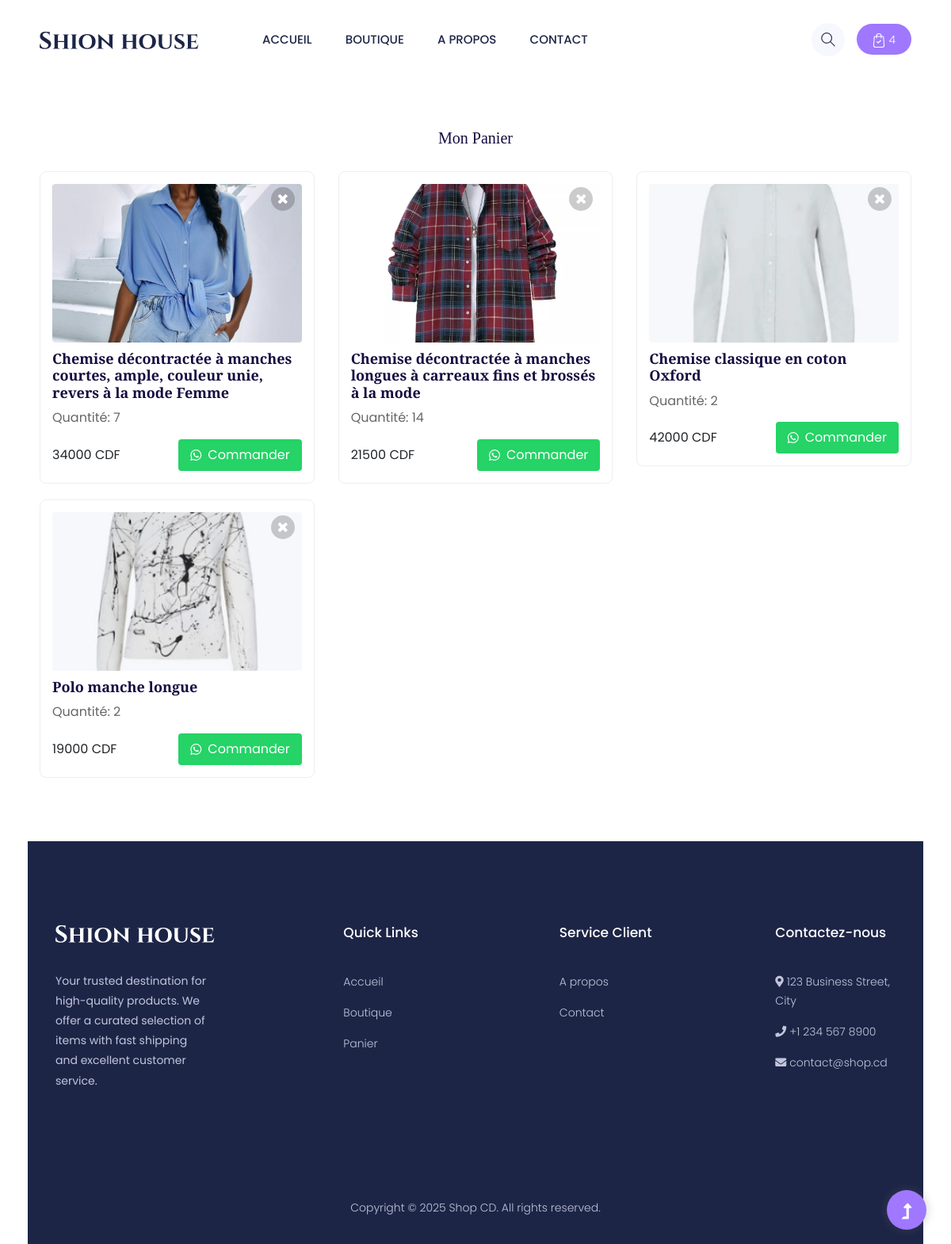
The app's page /cart/ (signed in) with its own data.
### cart/models.py (models this page shows, shortened)
class UserCart(models.Model):
    user = models.ForeignKey(User, on_delete=models.CASCADE)
    product = models.ForeignKey(Product, on_delete=models.CASCADE)
    quantity = models.IntegerField(default=1)
    created_at = models.DateTimeField(auto_now_add=True)
    updated_at = models.DateTimeField(auto_now=True)

### shop/models.py (models this page shows, shortened)
class Product(models.Model):
    name = models.CharField(max_length=100)
    price = models.IntegerField(validators=[
        MinValueValidator(100)
    ])
    image = models.ImageField(upload_to='mediafiles/', null=True)
    rate = models.IntegerField(validators=[
        MaxValueValidator(5),
        MinValueValidator(1)
    ])
    description = models.TextField()
    category = models.ForeignKey(Category, on_delete=models.SET_NULL, null=True)
    created_at = models.DateTimeField(auto_now_add=True)
    updated_at = models.DateTimeField(auto_now=True)
    class Meta:
        ordering = ['-created_at']

### cart/views.py (the view)
# urls.py: path('', views.cart, name='index'),
def cart(request):
    if not request.user.is_authenticated:
        return redirect('accounts:login')
    cart_count = UserCart.objects.filter(user=request.user).count()
    cart_items = UserCart.objects.filter(user=request.user).select_related('product')
    context = {
        'cart_items': cart_items,
        'cart_count': cart_count
    }
    return render(request, 'cart/index.html', context)

### cart/templates/cart/index.html (shortened to what this page needs)
<!DOCTYPE html>
<html class="no-js" lang="fr">
  <head>
    <link rel="stylesheet" href="https://cdnjs.cloudflare.com/ajax/libs/font-awesome/6.0.0/css/all.min.css">
    {% include "home/styles/base.html" %}
  </head>
  <body class="full-wrapper">
    {% include "home/components/preloader.html" %}
    {% include "home/components/header.html" %}
    <main>
      {% include "cart/components/cart_list.html" %}
    </main>
    {% include "home/components/footer.html" %}
  </body>
</html>

### home/templates/home/styles/base.html
{% load static %}
<link rel="stylesheet" href="{% static 'assets/css/bootstrap.min.css' %}" />
<link rel="stylesheet" href="{% static 'assets/css/owl.carousel.min.css' %}" />
<link rel="stylesheet" href="{% static 'assets/css/slicknav.css' %}" />
<link rel="stylesheet" href="{% static 'assets/css/flaticon.css' %}" />
<link
  rel="stylesheet"
  href="{% static 'assets/css/progressbar_barfiller.css' %}"
/>
<link rel="stylesheet" href="{% static 'assets/css/gijgo.css' %}" />
<link rel="stylesheet" href="{% static 'assets/css/animate.min.css' %}" />
<link rel="stylesheet" href="{% static 'assets/css/animated-headline.css' %}" />
<link rel="stylesheet" href="{% static 'assets/css/magnific-popup.css' %}" />
<link
  rel="stylesheet"
  href="{% static 'assets/css/fontawesome-all.min.css' %}"
/>
<link rel="stylesheet" href="{% static 'assets/css/themify-icons.css' %}" />
<link rel="stylesheet" href="{% static 'assets/css/slick.css' %}" />
<link rel="stylesheet" href="{% static 'assets/css/nice-select.css' %}" />
<link rel="stylesheet" href="{% static 'assets/css/style.css' %}" />

### home/templates/home/components/preloader.html (shortened to what this page needs)
{% load static %}
<div id="back-top">
  <a title="Go to Top" href="#"> <i class="fas fa-level-up-alt"></i></a>
</div>

### home/templates/home/components/header.html (shortened to what this page needs)
{% load static %}
<header>
  <div class="header-area">
    <div class="main-header header-sticky">
      <div class="container-fluid">
        <div
          class="menu-wrapper d-flex align-items-center justify-content-between"
        >
          <div class="header-left d-flex align-items-center">
            <div class="logo">
              <a href="index.html"
                ><img src="{% static 'assets/img/logo/logo.png' %}" alt=""
              /></a>
            </div>
            <div class="main-menu d-none d-lg-block">
              <nav>
                <ul id="navigation">
                  <li><a href="{% url 'home:index' %}">Accueil</a></li>
                  <li><a href="{% url 'shop:index' %}">Boutique</a></li>
                  <li><a href="{% url 'about:index' %}">A Propos</a></li>
                  <li><a href="{% url 'contact:index' %}">Contact</a></li>
                </ul>
              </nav>
            </div>
          </div>
          <div class="header-right1 d-flex align-items-center">
            <div class="search d-none d-md-block">
              <ul class="d-flex align-items-center">
                <li class="mr-15">
                  <div class="nav-search search-switch">
                    <i class="ti-search"></i>
                  </div>
                </li>
                <li>
                  <a class="card-stor" href="{% url 'cart:index' %}">
                    <img
                      src="{% static 'assets/img/gallery/card.svg' %}"
                      alt=""
                    />
                    <span id="cart_counter">{{ cart_count }}</span>
                  </a>
                </li>
              </ul>
            </div>
          </div>
          <div class="col-12">
          </div>
        </div>
      </div>
    </div>
  </div>
</header>

### cart/templates/cart/components/cart_list.html (shortened to what this page needs)
{% load static %}
<section class="cart-section">
  <div class="container">
    <div class="row">
      <div class="col-12">
        <h2 class="text-center mb-5">Mon Panier</h2>
      </div>
    </div>
    <div class="row">
      {% for item in cart_items %}
      <div class="col-md-6 col-lg-4 relative">
        <a
          href="{% url 'cart:remove_from_cart' item.product.id %}"
          style="
            position: absolute;
            top: 20px;
            right: 40px;
            border-radius: 50%;
            background-color: rgba(0, 0, 0, 0.2);
            color: #fff;
            width: 30px;
            height: 30px;
            display: flex;
            justify-content: center;
            align-items: center;
            cursor: pointer;
          "
        >
          <i class="fas fa-times"></i>
        </a>
        <div class="cart-card">
          <div class="cart-img-container">
            {% if item.product.image %}
            <img
              src="{{ item.product.image.url }}"
              alt="{{ item.product.name }}"
            />
            {% else %}
            <img
              src="{% static 'img/placeholder.jpg' %}"
              alt="Product placeholder"
            />
            {% endif %}
          </div>
          <div class="cart-product-details">
            <h3 class="cart-product-name">{{ item.product.name }}</h3>
            <p class="cart-quantity">Quantité: {{ item.quantity }}</p>
            <div class="d-flex justify-content-between align-items-center mt-3">
              <span class="price">{{ item.product.price }} CDF</span>
              <a
                href="https://api.whatsapp.com/send/?phone=+243894490324&text=Je suis intéressé par {{ item.product.name }} sur SHION HOUSE, je voudrais en acheter {{ item.quantity }} unité(s)."
                class="whatsapp-btn"
                target="_blank"
              >
                <i class="fab fa-whatsapp"></i>
                Commander
              </a>
            </div>
          </div>
        </div>
      </div>
      {% endfor %}
    </div>
  </div>
</section>

### home/templates/home/components/footer.html (shortened to what this page needs)
{% load static %}
<footer>
  <div class="footer-area footer-padding">
    <div class="container-fluid">
      <div class="row d-flex justify-content-between">
        <div class="col-xl-3 col-lg-3 col-md-8 col-sm-8">
          <div class="single-footer-caption mb-50">
            <div class="single-footer-caption mb-30">
              <div class="footer-logo mb-35">
                <a href="{% url 'home:index' %}">
                  <img
                    src="{% static 'assets/img/logo/logo2_footer.png' %}"
                    alt="Shop CD Logo"
                  />
                </a>
              </div>
              <div class="footer-tittle">
                <div class="footer-pera">
                  <p>
                    Your trusted destination for high-quality products. We offer
                    a curated selection of items with fast shipping and
                    excellent customer service.
                  </p>
                </div>
              </div>
            </div>
          </div>
        </div>
        <div class="col-xl-2 col-lg-2 col-md-4 col-sm-4">
          <div class="single-footer-caption mb-50">
            <div class="footer-tittle">
              <h4>Quick Links</h4>
              <ul>
                <li><a href="{% url 'home:index' %}">Accueil</a></li>
                <li><a href="{% url 'shop:index' %}">Boutique</a></li>
                <li><a href="{% url 'cart:index' %}">Panier</a></li>
              </ul>
            </div>
          </div>
        </div>
        <div class="col-xl-2 col-lg-2 col-md-4 col-sm-4">
          <div class="single-footer-caption mb-50">
            <div class="footer-tittle">
              <h4>Service Client</h4>
              <ul>
                <li><a href="{% url 'about:index' %}#about">A propos</a></li>
                <li><a href="{% url 'contact:index' %}#contact">Contact</a></li>
              </ul>
            </div>
          </div>
        </div>
        <div class="col-xl-2 col-lg-2 col-md-4 col-sm-4">
          <div class="single-footer-caption mb-50">
            <div class="footer-tittle">
              <h4>Contactez-nous</h4>
              <ul>
                <li>
                  <a href="#">
                    <i class="fas fa-map-marker-alt"></i> 123 Business Street,
                  City
                  </a>
                </li>
                <li>
                  <a href="tel:+1234567890"><i class="fas fa-phone"></i> +1 234 567 8900 </a>
                </li>
                <li>
                  <a href="mailto:contact@shop.cd"><i class="fas fa-envelope"></i> contact@shop.cd </a>
                </li>
              </ul>
            </div>
          </div>
        </div>
      </div>
    </div>
  </div>
  <div class="footer-bottom-area">
    <div class="container">
      <div class="footer-border">
        <div class="row d-flex align-items-center">
          <div class="col-xl-12">
            <div class="footer-copy-right text-center">
              <p>
                Copyright &copy;
                Shop CD. All rights reserved.
              </p>
            </div>
          </div>
        </div>
      </div>
    </div>
  </div>
</footer>

### home/templates/home/scripts/base.html (shortened to what this page needs)
{% load static %}

### cart/templates/cart/components/cart_list.html (style rules this page uses)
.cart-card { border: 1px solid #eee; border-radius: 8px; padding: 15px; margin-bottom: 20px; transition: all 0.3s ease; }
.cart-img-container { width: 100%; height: 200px; overflow: hidden; border-radius: 4px; }
.cart-img-container img { width: 100%; height: 100%; object-fit: cover; }
.cart-product-name { font-size: 18px; font-weight: 600; margin: 10px 0; }
.cart-quantity { color: #666; font-size: 16px; }
.whatsapp-btn { background-color: #25d366; color: white; border: none; padding: 8px 15px; border-radius: 4px; display: inline-flex; align-items: center; gap: 8px; transition: all 0.3s ease; }
.cart-section { padding: 60px 0; }

### records on screen
UserCart: product.image (picture), product.name "Chemise décontractée à manches courtes, ample, couleur unie, revers à la mode Femme", quantity "7", product.price "34000"
UserCart: product.image (picture), product.name "Chemise décontractée à manches longues à carreaux fins et brossés à la mode", quantity "14", product.price "21500"
UserCart: product.image (picture), product.name "Chemise classique en coton Oxford", quantity "2", product.price "42000"
UserCart: product.image (picture), product.name "Polo manche longue", quantity "2", product.price "19000"

### other values on screen
{{ cart_count }} "4"
